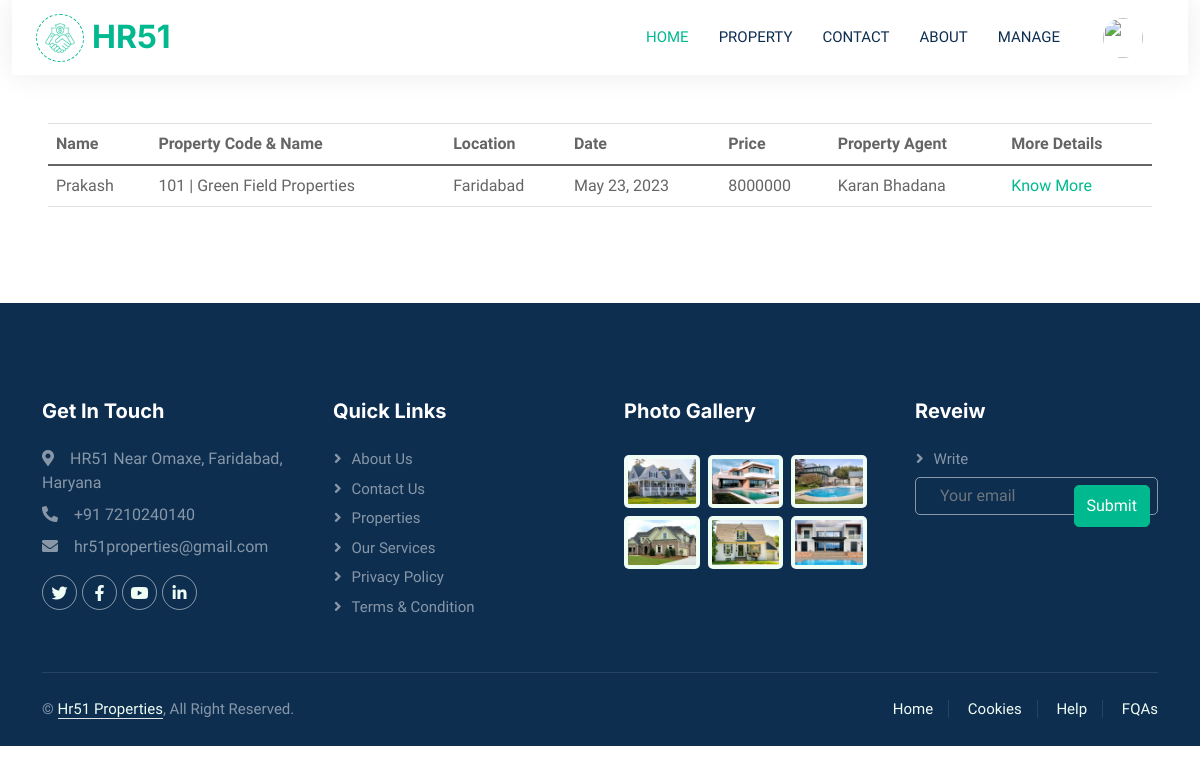
The app's page /user/bookings (signed in), older data.
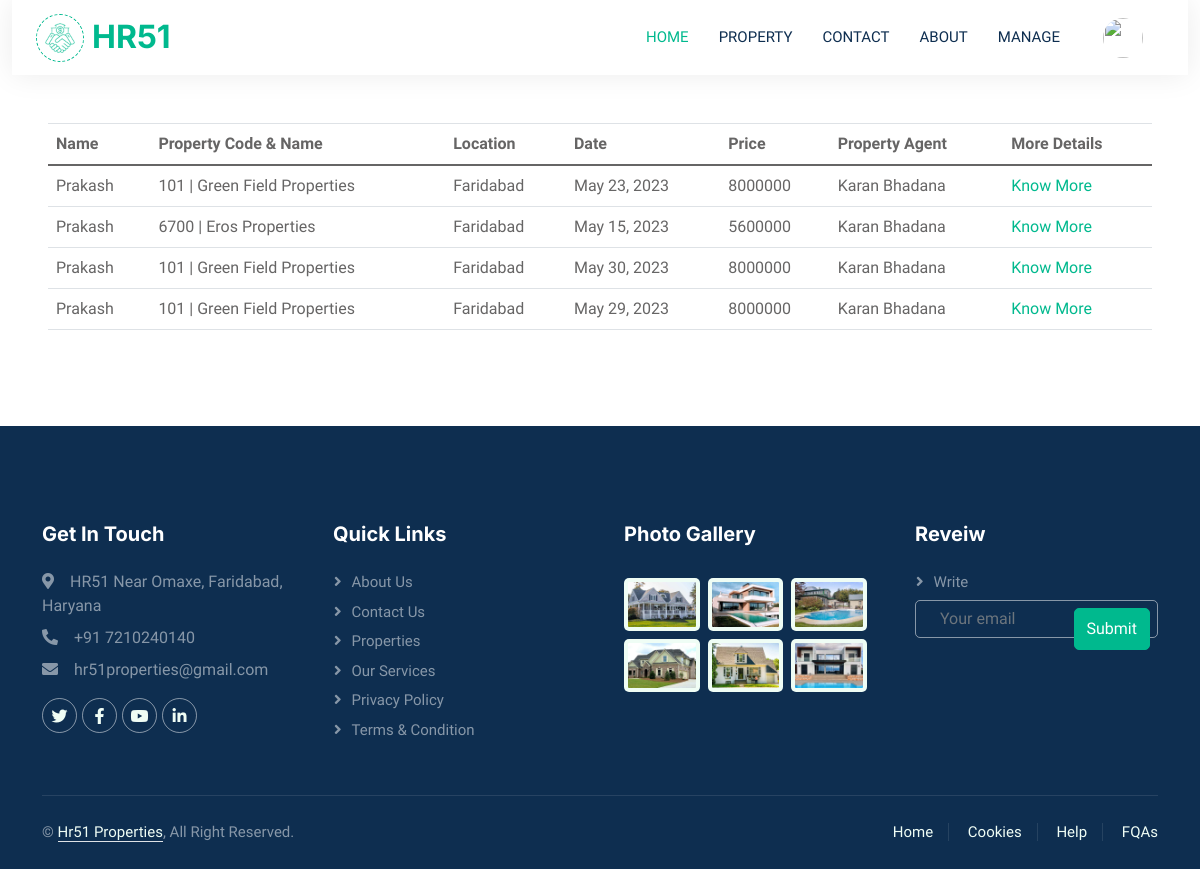
The same page, newer data.
### realestate/models.py (models this page shows, shortened)
class Reservation(models.Model):
    check_out = models.DateField(null=True, blank=True)
    room = models.ForeignKey(PropertyView, on_delete = models.CASCADE)
    guest = models.ForeignKey(User, on_delete= models.CASCADE)
    booking_id = models.CharField(max_length=100,default="null")

class PropertyView(models.Model):
    ROOM_STATUS = (
    ("1", "Available"),
    ("2", "Not Available"),
    )
    ROOM_TYPE = (
    ("1", "premium"),
    ("2", "deluxe"),
    ("3","basic"),
    )
    PROP_ROOM = (
    ("1", "1BHK"),
    ("2", "2BHK"),
    ("3", "3BHK"),
    ("4", "4BHK"),
    ("5", "5BHK"),
    ("6", "6BHK"),
    ("7", "7BHK"),
    )
    ROOMOWNERSHIP = (
    ("1", "First Owner"),
    ("2", "Second Owners"),
    ("3", "Third Owners"),
    ("4", "FreeHold"),
    ("5", "Multiple Owners"),
    )
    SIZERATE = (
    ("1", "1"),
    ("2", "2"),
    ("3", "3"),
    ("4", "4"),
    ("5", "5"),
    ("6", "6"),
    ("7", "7"),
    ("8", "8"),
    )
    PROP_STATUS = (
    ("1", "For Sell"),
    ("2", "For Rent/lease"),
    ("3", "Not Available"),
    )
    PROP_TYPE = (
    ("1", "Independent Builder Floor"),
    ("2", "Builder Floor"),
    ("3", "Not Available"),
    )
    title = models.CharField(max_length=50,null=True)
    room_type = models.CharField(max_length=50,choices = ROOM_TYPE)
    prop_status = models.CharField(max_length=50,choices = ROOM_STATUS, null=True)
    prop_sell = models.CharField(max_length=50,choices = PROP_STATUS, null=True)
    prop_type = models.CharField(max_length=50,choices = PROP_TYPE, null=True)
    property_bhk = models.CharField(max_length=50,choices = PROP_ROOM, null=True)
    capacity = models.IntegerField(null=True)
    propety_code = models.IntegerField(null=True)
    price = models.IntegerField(null=True)
    size = models.IntegerField(null=True)
    hotel = models.ForeignKey(Realator, on_delete = models.CASCADE)
    status = models.CharField(choices =ROOM_STATUS,max_length = 15)
    roomnumber = models.IntegerField(null=True)
    yearbuild = models.IntegerField(null=True)
    address = models.CharField(max_length=150, null=True)
    ownership = models.CharField(max_length=150, null=True, choices= ROOMOWNERSHIP)
    Configuration = models.CharField(max_length = 800, null=True)
    content = models.CharField(max_length = 1500, null=True)
    flooring = models.CharField(max_length = 50, null=True)
    parking = models.CharField(max_length = 100, null=True)
    water_source = models.CharField(max_length = 100, null=True)
    widthroad = models.CharField(max_length = 100, null=True)
    powerbackup = models.CharField(max_length = 100, null=True)
    consider = models.CharField(max_length = 2000, null=True)
    nearby = models.CharField(max_length = 200, null=True)
    facing = models.CharField(max_length = 50, null=True)
    property_age = models.CharField(max_length = 10, null=True)
    furnished_details = models.CharField(max_length = 2000, null=True)
    loan_available = models.CharField(max_length=450, null=True)
    image = models.ImageField(upload_to='post/', null=True)
    image1 = models.ImageField(upload_to='post/', null=True)
    image2 = models.ImageField(upload_to='post/', null=True)
    image3 = models.ImageField(upload_to='post/', null=True)
    image4 = models.ImageField(upload_to='post/', null=True)
    url = models.CharField(max_length=100, null=True)
    map = models.CharField(max_length=450, null=True)
    is_published = models.BooleanField(default=True, null=True)
    post_date = models.DateTimeField(auto_now_add=True, null=True, blank=True)
    list_date = models.DateTimeField(default=datetime.now, blank=True)

class Realator(models.Model):
    name = models.CharField(max_length=30,default="HR51")
    owner = models.CharField(max_length=20, default="Karan Bhadana")
    location = models.CharField(max_length=50, default="Faridabad")
    state = models.CharField(max_length=50,default="Haryana")
    country = models.CharField(max_length=50,default="India")
    contact = models.CharField(max_length=50,default="987124****", null=True)
    intro = models.CharField(max_length=350,default="RealEstate Agent", null=True)
    url = models.CharField(max_length=100, null=True)
    owner_image = models.ImageField(upload_to='user/', null=True)
    add_date = models.DateTimeField(auto_now_add=True, null=True, blank=True)

### realestate/views.py (the view)
# urls.py: path('user/bookings', views.user_bookings,name="dashboard"),
@login_required(login_url='/user')
def user_bookings(request):
    if request.user.is_authenticated == False:
        return redirect('userloginpage')
    user = User.objects.all().get(id=request.user.id)
    print(f"request user id ={request.user.id}")
    bookings = Reservation.objects.all().filter(guest=user)
    if not bookings:
        messages.warning(request, "No Bookings Found")
    return HttpResponse(render(request, 'user/mybookings.html', {'bookings': bookings}))

### templates/user/mybookings.html (shortened to what this page needs)
{% extends 'basic.html' %}
{% block body %}
{% load app_tags %}
<div class="table-responsive">
    <div class="m-5">
        <table class="table">
            <thead>
                <th>Name</th>
                <th>Property Code & Name</th>
                <th>Location</th>
                <th>Date</th>
                <th>Price</th>
                <th>Property Agent</th>
                <th>More Details</th>
            </thead>
            {% for each_booking in bookings %}
            <tr>
                <td style="text-transform: capitalize;">{{each_booking.guest.username}}</td>
                <td>{{each_booking.room.roomnumber}} | {{each_booking.room.title}}</td>
                <td style="text-transform: capitalize;">{{each_booking.room.hotel.location}}</td>
                <td>{{each_booking.check_out}}</td>
                <td>{{each_booking.room.price}}</td>
                <td style="text-transform: capitalize;">{{each_booking.room.hotel.owner}}</td>
                <td style="text-transform: capitalize;"><a href="/propertydetails/{{each_booking.room.url}}">Know
                        More</a></td>
            </tr>
            {% endfor %}
        </table>
    </div>
</div>
{% endblock body %}

Row changes from the older to the newer data that the page shows:
added Reservation: guest.username "Prakash", room.roomnumber "6700", room "Eros Properties", room.hotel.location "Faridabad", check_out "May 15, 2023", room.price "5600000", room.hotel.owner "Karan Bhadana"
added Reservation: guest.username "Prakash", room.roomnumber "101", room "Green Field Properties", room.hotel.location "Faridabad", check_out "May 30, 2023", room.price "8000000", room.hotel.owner "Karan Bhadana"
added Reservation: guest.username "Prakash", room.roomnumber "101", room "Green Field Properties", room.hotel.location "Faridabad", check_out "May 29, 2023", room.price "8000000", room.hotel.owner "Karan Bhadana"
